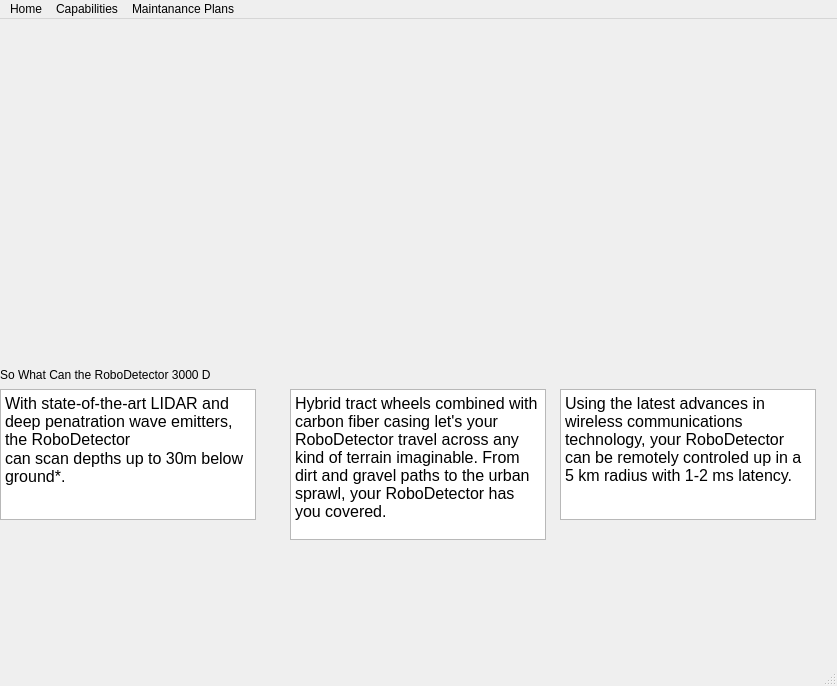
<?xml version="1.0" encoding="UTF-8"?>
<ui version="4.0">
 <class>MainWindow</class>
 <widget class="QMainWindow" name="MainWindow">
  <property name="geometry">
   <rect>
    <x>0</x>
    <y>0</y>
    <width>837</width>
    <height>686</height>
   </rect>
  </property>
  <property name="windowTitle">
   <string>MainWindow</string>
  </property>
  <property name="animated">
   <bool>false</bool>
  </property>
  <widget class="QWidget" name="centralwidget">
   <widget class="QLabel" name="bannerPic">
    <property name="geometry">
     <rect>
      <x>10</x>
      <y>0</y>
      <width>801</width>
      <height>341</height>
     </rect>
    </property>
    <property name="focusPolicy">
     <enum>Qt::StrongFocus</enum>
    </property>
    <property name="text">
     <string/>
    </property>
    <property name="pixmap">
     <pixmap resource="images.qrc">:/pics/science-in-hd-1WBN-JKSmKI-unsplash.jpg</pixmap>
    </property>
    <property name="scaledContents">
     <bool>true</bool>
    </property>
    <property name="margin">
     <number>0</number>
    </property>
    <property name="openExternalLinks">
     <bool>false</bool>
    </property>
   </widget>
   <widget class="QLabel" name="label_2">
    <property name="geometry">
     <rect>
      <x>0</x>
      <y>340</y>
      <width>211</width>
      <height>31</height>
     </rect>
    </property>
    <property name="text">
     <string>So What Can the RoboDetector 3000 Do?</string>
    </property>
   </widget>
   <widget class="QTextBrowser" name="textBrowser">
    <property name="geometry">
     <rect>
      <x>0</x>
      <y>370</y>
      <width>256</width>
      <height>131</height>
     </rect>
    </property>
    <property name="html">
     <string>&lt;!DOCTYPE HTML PUBLIC &quot;-//W3C//DTD HTML 4.0//EN&quot; &quot;http://www.w3.org/TR/REC-html40/strict.dtd&quot;&gt;
&lt;html&gt;&lt;head&gt;&lt;meta name=&quot;qrichtext&quot; content=&quot;1&quot; /&gt;&lt;style type=&quot;text/css&quot;&gt;
p, li { white-space: pre-wrap; }
&lt;/style&gt;&lt;/head&gt;&lt;body style=&quot; font-family:'MS Shell Dlg 2'; font-size:8.25pt; font-weight:400; font-style:normal;&quot;&gt;
&lt;p style=&quot; margin-top:0px; margin-bottom:0px; margin-left:0px; margin-right:0px; -qt-block-indent:0; text-indent:0px;&quot;&gt;&lt;span style=&quot; font-size:12pt;&quot;&gt;With state-of-the-art LIDAR and deep penatration wave emitters, the RoboDetector&lt;/span&gt;&lt;/p&gt;
&lt;p style=&quot; margin-top:0px; margin-bottom:0px; margin-left:0px; margin-right:0px; -qt-block-indent:0; text-indent:0px;&quot;&gt;&lt;span style=&quot; font-size:12pt;&quot;&gt;can scan depths up to 30m below ground*.&lt;/span&gt;&lt;/p&gt;
&lt;p style=&quot;-qt-paragraph-type:empty; margin-top:0px; margin-bottom:0px; margin-left:0px; margin-right:0px; -qt-block-indent:0; text-indent:0px; font-size:12pt;&quot;&gt;&lt;br /&gt;&lt;/p&gt;&lt;/body&gt;&lt;/html&gt;</string>
    </property>
   </widget>
   <widget class="QLabel" name="scanPic">
    <property name="geometry">
     <rect>
      <x>0</x>
      <y>480</y>
      <width>261</width>
      <height>141</height>
     </rect>
    </property>
    <property name="text">
     <string/>
    </property>
    <property name="pixmap">
     <pixmap resource="images.qrc">:/pics/fatma-hatam-6-p_qnVa3zU-unsplash.jpg</pixmap>
    </property>
    <property name="scaledContents">
     <bool>true</bool>
    </property>
   </widget>
   <widget class="QTextBrowser" name="textBrowser_2">
    <property name="geometry">
     <rect>
      <x>290</x>
      <y>370</y>
      <width>256</width>
      <height>151</height>
     </rect>
    </property>
    <property name="html">
     <string>&lt;!DOCTYPE HTML PUBLIC &quot;-//W3C//DTD HTML 4.0//EN&quot; &quot;http://www.w3.org/TR/REC-html40/strict.dtd&quot;&gt;
&lt;html&gt;&lt;head&gt;&lt;meta name=&quot;qrichtext&quot; content=&quot;1&quot; /&gt;&lt;style type=&quot;text/css&quot;&gt;
p, li { white-space: pre-wrap; }
&lt;/style&gt;&lt;/head&gt;&lt;body style=&quot; font-family:'MS Shell Dlg 2'; font-size:8.25pt; font-weight:400; font-style:normal;&quot;&gt;
&lt;p style=&quot; margin-top:0px; margin-bottom:0px; margin-left:0px; margin-right:0px; -qt-block-indent:0; text-indent:0px;&quot;&gt;&lt;span style=&quot; font-size:12pt;&quot;&gt;Hybrid tract wheels combined with carbon fiber casing let's your RoboDetector travel across any kind of terrain imaginable. From dirt and gravel paths to the urban sprawl, your RoboDetector has you covered.&lt;/span&gt;&lt;/p&gt;&lt;/body&gt;&lt;/html&gt;</string>
    </property>
   </widget>
   <widget class="QLabel" name="label">
    <property name="geometry">
     <rect>
      <x>290</x>
      <y>520</y>
      <width>261</width>
      <height>121</height>
     </rect>
    </property>
    <property name="text">
     <string/>
    </property>
    <property name="pixmap">
     <pixmap resource="images.qrc">:/pics/xtra-inc-bhXQcYqH4fc-unsplash.jpg</pixmap>
    </property>
    <property name="scaledContents">
     <bool>true</bool>
    </property>
   </widget>
   <widget class="QTextBrowser" name="textBrowser_3">
    <property name="geometry">
     <rect>
      <x>560</x>
      <y>370</y>
      <width>256</width>
      <height>131</height>
     </rect>
    </property>
    <property name="html">
     <string>&lt;!DOCTYPE HTML PUBLIC &quot;-//W3C//DTD HTML 4.0//EN&quot; &quot;http://www.w3.org/TR/REC-html40/strict.dtd&quot;&gt;
&lt;html&gt;&lt;head&gt;&lt;meta name=&quot;qrichtext&quot; content=&quot;1&quot; /&gt;&lt;style type=&quot;text/css&quot;&gt;
p, li { white-space: pre-wrap; }
&lt;/style&gt;&lt;/head&gt;&lt;body style=&quot; font-family:'MS Shell Dlg 2'; font-size:8.25pt; font-weight:400; font-style:normal;&quot;&gt;
&lt;p style=&quot; margin-top:0px; margin-bottom:0px; margin-left:0px; margin-right:0px; -qt-block-indent:0; text-indent:0px;&quot;&gt;&lt;span style=&quot; font-size:12pt;&quot;&gt;Using the latest advances in wireless communications technology, your RoboDetector can be remotely controled up in a 5 km radius with 1-2 ms latency.&lt;/span&gt;&lt;/p&gt;&lt;/body&gt;&lt;/html&gt;</string>
    </property>
   </widget>
   <widget class="QLabel" name="label_3">
    <property name="geometry">
     <rect>
      <x>560</x>
      <y>480</y>
      <width>261</width>
      <height>151</height>
     </rect>
    </property>
    <property name="text">
     <string/>
    </property>
    <property name="pixmap">
     <pixmap resource="images.qrc">:/pics/keri-liwi-SSXCiGKYQQE-unsplash.jpg</pixmap>
    </property>
    <property name="scaledContents">
     <bool>true</bool>
    </property>
   </widget>
  </widget>
  <widget class="QMenuBar" name="menubar">
   <property name="enabled">
    <bool>true</bool>
   </property>
   <property name="geometry">
    <rect>
     <x>0</x>
     <y>0</y>
     <width>837</width>
     <height>21</height>
    </rect>
   </property>
   <widget class="QMenu" name="menuHome">
    <property name="autoFillBackground">
     <bool>false</bool>
    </property>
    <property name="title">
     <string>Home</string>
    </property>
   </widget>
   <widget class="QMenu" name="menuMaintanance_Plans">
    <property name="title">
     <string>Maintanance Plans</string>
    </property>
   </widget>
   <widget class="QMenu" name="menuCapabilities">
    <property name="focusPolicy">
     <enum>Qt::StrongFocus</enum>
    </property>
    <property name="title">
     <string>Capabilities</string>
    </property>
   </widget>
   <addaction name="menuHome"/>
   <addaction name="menuCapabilities"/>
   <addaction name="menuMaintanance_Plans"/>
  </widget>
  <widget class="QStatusBar" name="statusbar">
   <property name="font">
    <font>
     <pointsize>12</pointsize>
    </font>
   </property>
  </widget>
 </widget>
 <resources>
  <include location="images.qrc"/>
 </resources>
 <connections/>
</ui>
